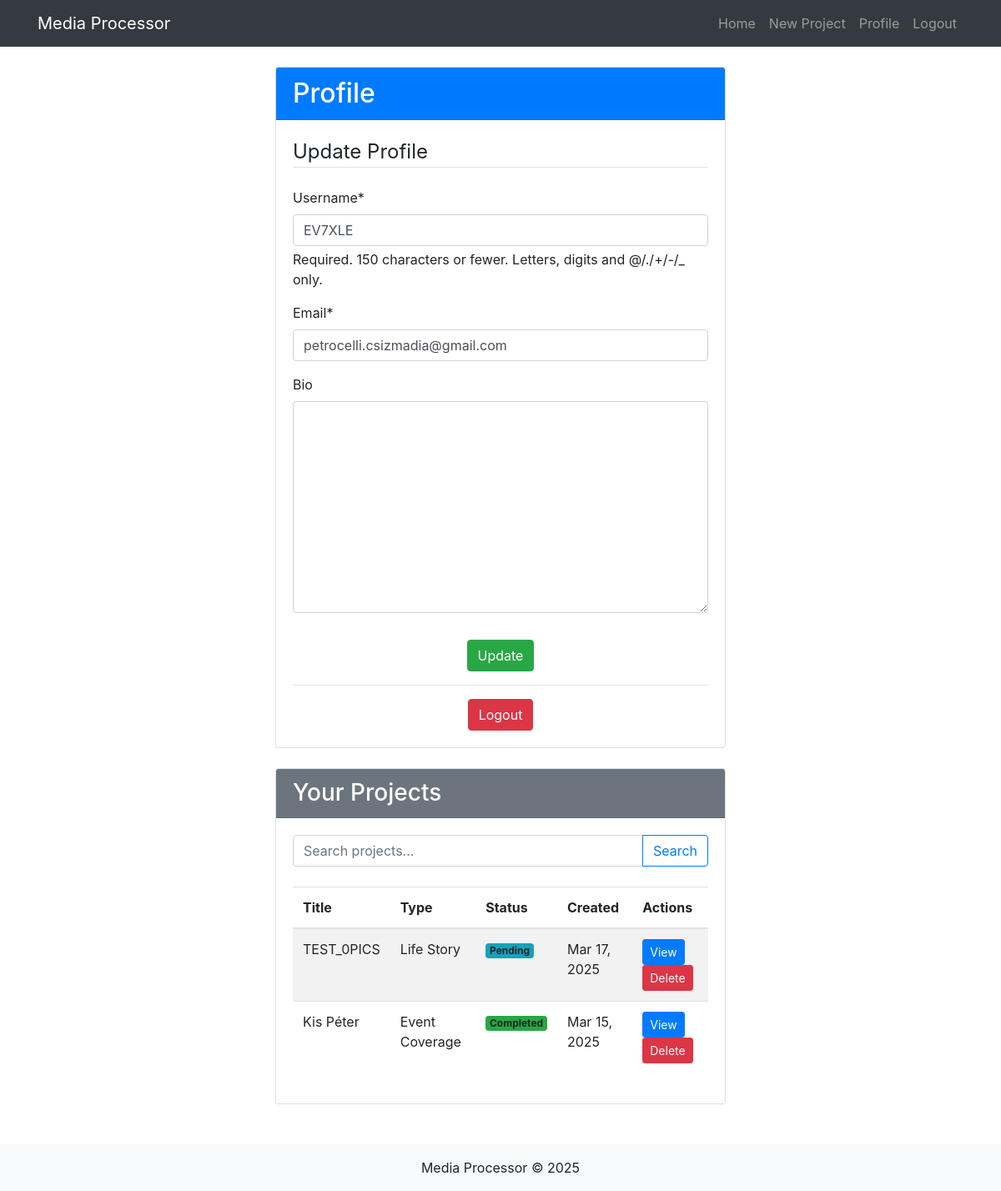
Before: /accounts/profile/ (signed in) with the older database file.
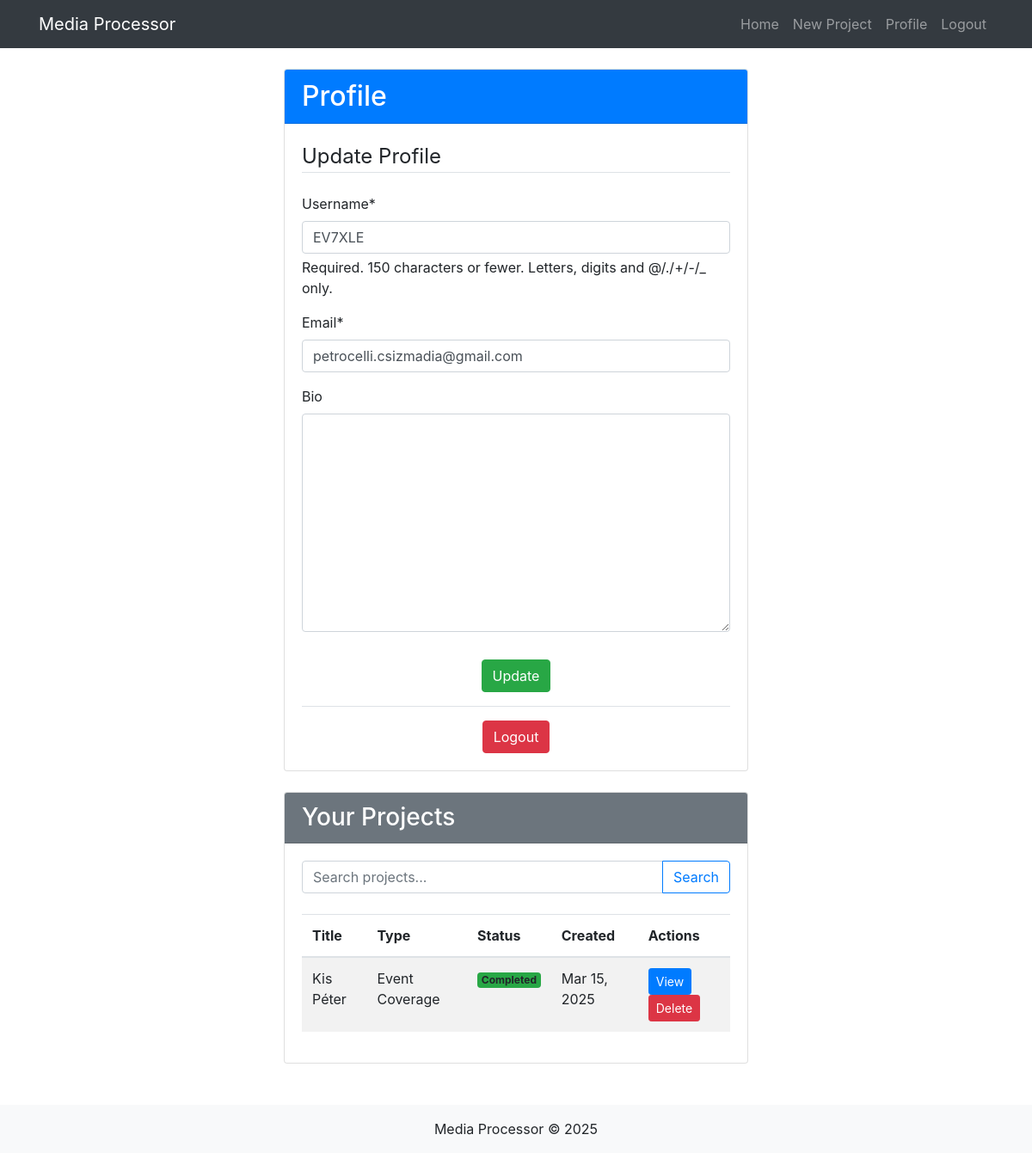
After: the same page with the newer database file.
### accounts/models.py (models this page shows, shortened)
class Profile(models.Model):
    user = models.OneToOneField(User, on_delete=models.CASCADE)
    bio = models.TextField(max_length=500, blank=True)

### media_app/models.py (models this page shows, shortened)
class MediaProject(models.Model):
    STATUS_CHOICES = (
        ('pending', 'Pending'),
        ('processing', 'Processing'),
        ('completed', 'Completed'),
        ('failed', 'Failed'),
    )
    PROJECT_TYPES = (
        ('life_story', 'Life Story'),
        ('event_coverage', 'Event Coverage'),
        ('memory_collection', 'Memory Collection'),
    )
    title = models.CharField(max_length=200)
    description = models.TextField(blank=True)
    user = models.ForeignKey(User, on_delete=models.CASCADE)
    created_at = models.DateTimeField(auto_now_add=True)
    updated_at = models.DateTimeField(auto_now=True)
    status = models.CharField(max_length=20, choices=STATUS_CHOICES, default='pending')
    output_file = models.FileField(upload_to='outputs/', null=True, blank=True)
    qr_code = models.FileField(upload_to='qrcodes/', null=True, blank=True)
    type = models.CharField(max_length=20, choices=PROJECT_TYPES, default='life_story')
    drive_file_id = models.CharField(max_length=100, null=True, blank=True)
    drive_web_view_link = models.URLField(max_length=500, null=True, blank=True)

### accounts/views.py (the view)
# urls.py: path('profile/', views.profile, name='profile'),
@login_required
def profile(request):
    profile, created = Profile.objects.get_or_create(user=request.user)
    search_query = request.GET.get('search', '')
    projects = MediaProject.objects.filter(user=request.user)
    if search_query:
        projects = projects.filter(
            Q(title__icontains=search_query) |
            Q(description__icontains=search_query)  # Assuming MediaProject has a description field
        )
    projects = projects.order_by('-created_at')
    if request.method == 'POST':
        if 'delete_project' in request.POST:
            project_id = request.POST.get('project_id')
            try:
                project = MediaProject.objects.get(id=project_id, user=request.user)
                project.delete()
                messages.success(request, f'Project "{project.title}" deleted successfully!')
            except MediaProject.DoesNotExist:
                messages.error(request, 'Project not found or you do not have permission.')
            except Exception as e:
                logger.error(f"Error deleting project {project_id}: {str(e)}")
                messages.error(request, f'An error occurred: {str(e)}')
            return redirect('profile')
        u_form = UserUpdateForm(request.POST, instance=request.user)
        p_form = ProfileUpdateForm(request.POST, instance=profile)
        if u_form.is_valid() and p_form.is_valid():
            u_form.save()
            p_form.save()
            messages.success(request, 'Your account has been updated!')
            return redirect('profile')
    else:
        u_form = UserUpdateForm(instance=request.user)
        p_form = ProfileUpdateForm(instance=profile)
    context = {
        'u_form': u_form,
        'p_form': p_form,
        'projects': projects,
        'search_query': search_query
    }
    return render(request, 'accounts/profile.html', context)

### accounts/forms.py
class UserUpdateForm(forms.ModelForm):
    email = forms.EmailField()
    class Meta:
        model = User
        fields = ['username', 'email']

class ProfileUpdateForm(forms.ModelForm):
    class Meta:
        model = Profile
        fields = ['bio']

### accounts/templates/accounts/profile.html (shortened to what this page needs)
{% extends 'base.html' %}
{% load crispy_forms_tags %}
{% block content %}
<div class="row">
    <div class="col-md-6 offset-md-3">
        <div class="card mb-4">
            <div class="card-header bg-primary text-white">
                <h2 class="mb-0">Profile</h2>
            </div>
            <div class="card-body">
                <form method="POST">
                    <fieldset class="form-group">
                        <legend class="border-bottom mb-4">Update Profile</legend>
                        {{ u_form|crispy }}
                        {{ p_form|crispy }}
                    </fieldset>
                    <div class="form-group text-center mt-3">
                        <button type="submit" class="btn btn-success">Update</button>
                    </div>
                </form>
                <div class="border-top pt-3 mt-3 text-center">
                    <a href="{% url 'logout' %}" class="btn btn-danger">Logout</a>
                </div>
            </div>
        </div>
        <div class="card">
            <div class="card-header bg-secondary text-white">
                <h3 class="mb-0">Your Projects</h3>
            </div>
            <div class="card-body">
                <form method="GET" class="mb-4">
                    <div class="input-group">
                        <input type="text" name="search" class="form-control" placeholder="Search projects..." value="{{ search_query }}">
                        <div class="input-group-append">
                            <button class="btn btn-outline-primary" type="submit">Search</button>
                        </div>
                    </div>
                </form>
                {% if projects %}
                    <div class="table-responsive">
                        <table class="table table-striped">
                            <thead>
                                <tr>
                                    <th>Title</th>
                                    <th>Type</th>
                                    <th>Status</th>
                                    <th>Created</th>
                                    <th>Actions</th>
                                </tr>
                            </thead>
                            <tbody>
                                {% for project in projects %}
                                    <tr>
                                        <td>{{ project.title }}</td>
                                        <td>{{ project.get_type_display }}</td>
                                        <td>
                                            <span class="badge
                                                {% if project.status == 'completed' %}bg-success
                                                {% elif project.status == 'failed' %}bg-danger
                                                {% elif project.status == 'processing' %}bg-warning
                                                {% else %}bg-info{% endif %}">
                                                {{ project.get_status_display }}
                                            </span>
                                        </td>
                                        <td>{{ project.created_at|date:"M d, Y" }}</td>
                                        <td>
                                            <a href="{% url 'project_detail' project.id %}" class="btn btn-sm btn-primary">View</a>
                                            <form method="POST" class="d-inline">
                                                <button type="submit" class="btn btn-sm btn-danger">Delete</button>
                                            </form>
                                        </td>
                                    </tr>
                                {% endfor %}
                            </tbody>
                        </table>
                    </div>
                {% endif %}
            </div>
        </div>
    </div>
</div>
{% endblock %}

### templates/base.html (shortened to what this page needs)
<!DOCTYPE html>
<html lang="en">
<head>
    <link rel="stylesheet" href="https://cdnjs.cloudflare.com/ajax/libs/bootstrap/4.6.0/css/bootstrap.min.css">
    <link rel="stylesheet" href="https://cdnjs.cloudflare.com/ajax/libs/font-awesome/5.15.3/css/all.min.css">
</head>
<body>
    <nav class="navbar navbar-expand-lg navbar-dark bg-dark">
        <div class="container">
            <a class="navbar-brand" href="{% url 'home' %}">Media Processor</a>
            <div class="collapse navbar-collapse" id="navbarNav">
                <ul class="navbar-nav ml-auto">
                    {% if user.is_authenticated %}
                    <li class="nav-item">
                        <a class="nav-link" href="{% url 'home' %}">Home</a>
                    </li>
                    <li class="nav-item">
                        <a class="nav-link" href="{% url 'create_project' %}">New Project</a>
                    </li>
                    <li class="nav-item">
                        <a class="nav-link" href="{% url 'profile' %}">Profile</a>
                    </li>
                    <li class="nav-item">
                        <a class="nav-link" href="{% url 'logout' %}">Logout</a>
                    </li>
                    {% endif %}
                </ul>
            </div>
        </div>
    </nav>
    <main class="container mt-4">
        {% block content %}{% endblock %}
    </main>
    <footer class="mt-5 py-3 bg-light text-center">
        <div class="container">
            <p class="m-0">Media Processor &copy; {% now "Y" %}</p>
        </div>
    </footer>
</body>
</html>

Changed rows visible on the page:
removed MediaProject: title "TEST_0PICS", type "Life Story", status "Pending", created_at "Mar 17, 2025"
